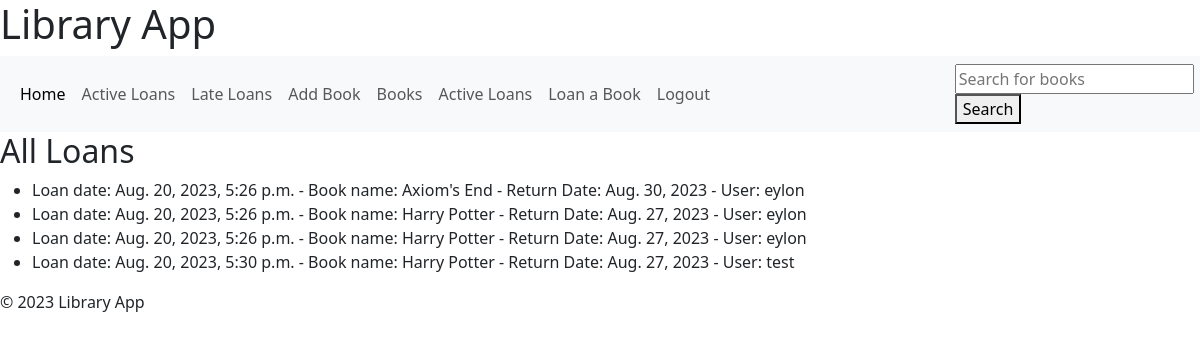
The app's page /all_loans/ (signed in) with its own data.
### books/models.py (models this page shows, shortened)
class Loan(models.Model):
    customer = models.ForeignKey(Customer, on_delete=models.CASCADE)
    book = models.ForeignKey(Book, on_delete=models.CASCADE)
    return_date = models.DateField()
    original_return_date=models.DateTimeField(null=True)
    loan_date = models.DateTimeField(auto_now_add=True)

class Book(models.Model):
    name = models.CharField(max_length=100)
    author = models.CharField(max_length=100)
    year_published = models.IntegerField()
    loan_type = models.IntegerField(choices=[(1, 'Type 1'), (2, 'Type 2'), (3, 'Type 3')])

class Customer(AbstractUser):
    name = models.CharField(max_length=100)
    city = models.CharField(max_length=100)
    age = models.IntegerField()
    REQUIRED_FIELDS=['age', 'city', 'name']

### books/views.py (the view)
# urls.py: path('all_loans/', views.all_loans, name='all_loans'),
@login_required
def all_loans(request):
    loans = Loan.objects.filter(original_return_date=None)
    return render(request, 'all_loans.html', {'loans': loans})

### books/templates/all_loans.html
{% extends 'base.html' %}
{% block content %}
  <h2>All Loans</h2>
  <ul>
    {% for loan in loans %}
      <li>
        Loan date: {{loan.loan_date}} - Book name: {{ loan.book.name }} - Return Date: {{ loan.return_date }} - User: {{loan.customer.username}}
      </li>
    {% endfor %}
  </ul>
{% endblock %}

### records on screen
Loan: loan_date "Aug. 20, 2023, 5:26 p.m.", book.name "Axiom's End", return_date "Aug. 30, 2023", customer.username "eylon"
Loan: loan_date "Aug. 20, 2023, 5:26 p.m.", book.name "Harry Potter", return_date "Aug. 27, 2023", customer.username "eylon"
Loan: loan_date "Aug. 20, 2023, 5:26 p.m.", book.name "Harry Potter", return_date "Aug. 27, 2023", customer.username "eylon"
Loan: loan_date "Aug. 20, 2023, 5:30 p.m.", book.name "Harry Potter", return_date "Aug. 27, 2023", customer.username "test"
